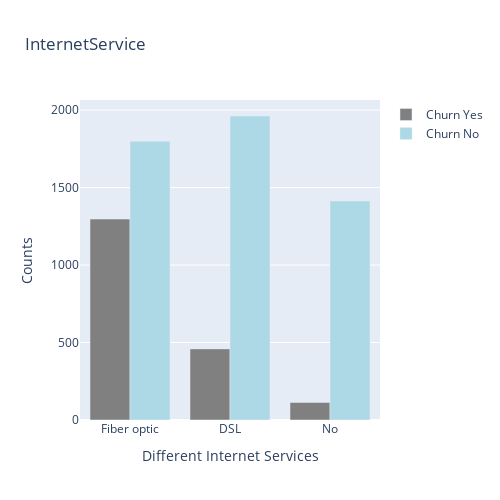

Source (notebook cell):
### Code cell
#distribution of Internet Service
fig= go.Figure()
#Churn_yes
fig.add_trace(go.Bar(name='Churn Yes',
                     x=['Fiber optic','DSL','No'],
                     y=[1297,459,113],
                     marker_color='grey'))#Churn_no
fig.add_trace(go.Bar(name='Churn No', 
                     x=['Fiber optic','DSL','No'], 
                     y=[1799,1962,1413], 
                     marker_color='lightblue'))
fig.update_layout(title='InternetService',
                     autosize=False,
                     width=500,
                     height=500)
fig.update_xaxes(title='Different Internet Services')
fig.update_yaxes(title='Counts')
fig.show()

### Figure 1 — Plotly figure (JSON) as saved in the notebook; plotly's stock layout.template omitted (floating-point values rounded to 4 significant figures)
{"data": [{"marker": {"color": "grey"}, "name": "Churn Yes", "type": "bar", "x": ["Fiber optic", "DSL", "No"], "y": [1297, 459, 113]}, {"marker": {"color": "lightblue"}, "name": "Churn No", "type": "bar", "x": ["Fiber optic", "DSL", "No"], "y": [1799, 1962, 1413]}], "layout": {"autosize": false, "height": 500, "title": {"text": "InternetService"}, "width": 500, "xaxis": {"title": {"text": "Different Internet Services"}}, "yaxis": {"title": {"text": "Counts"}}}}
